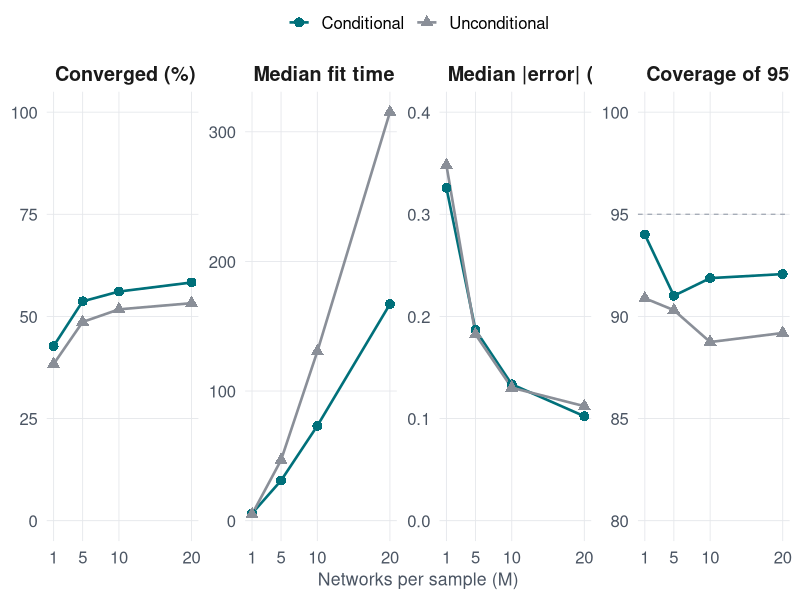
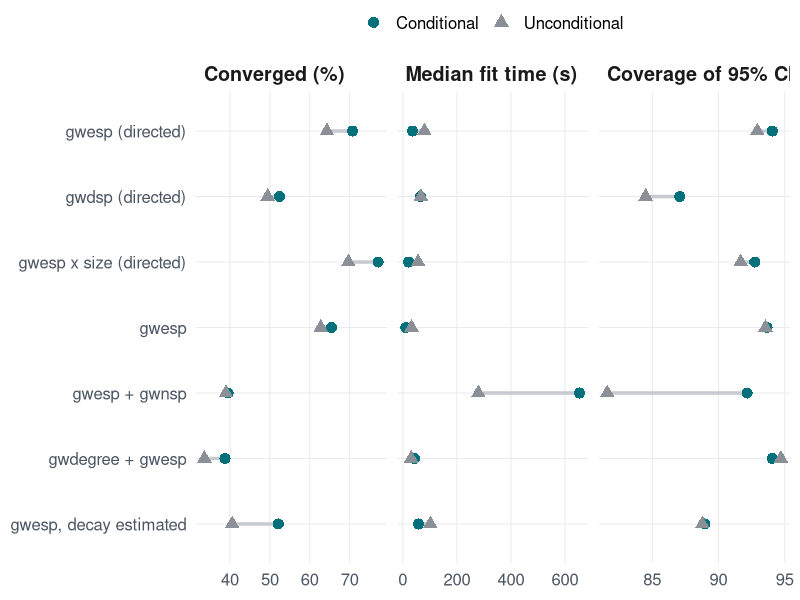
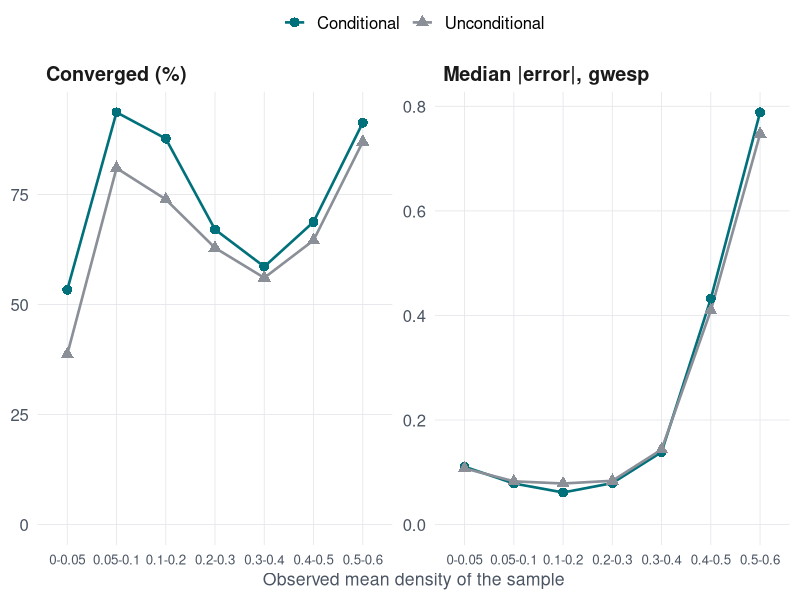
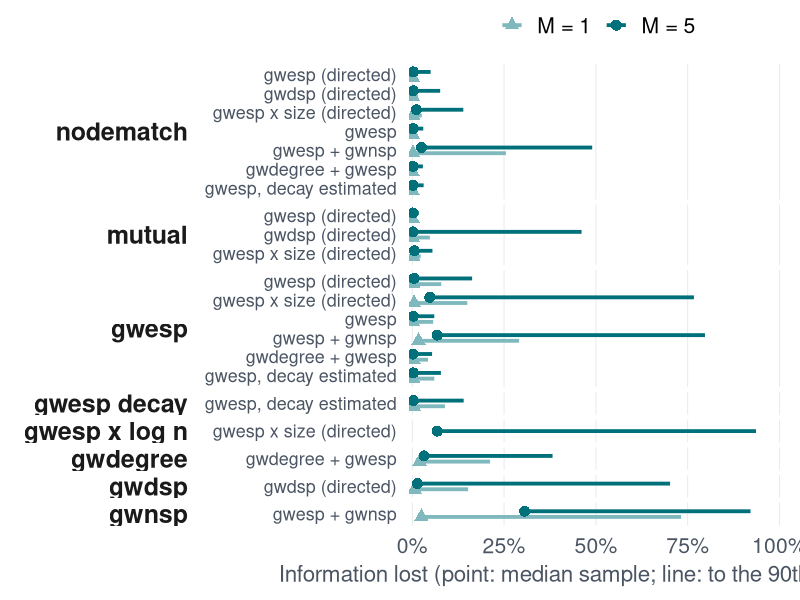
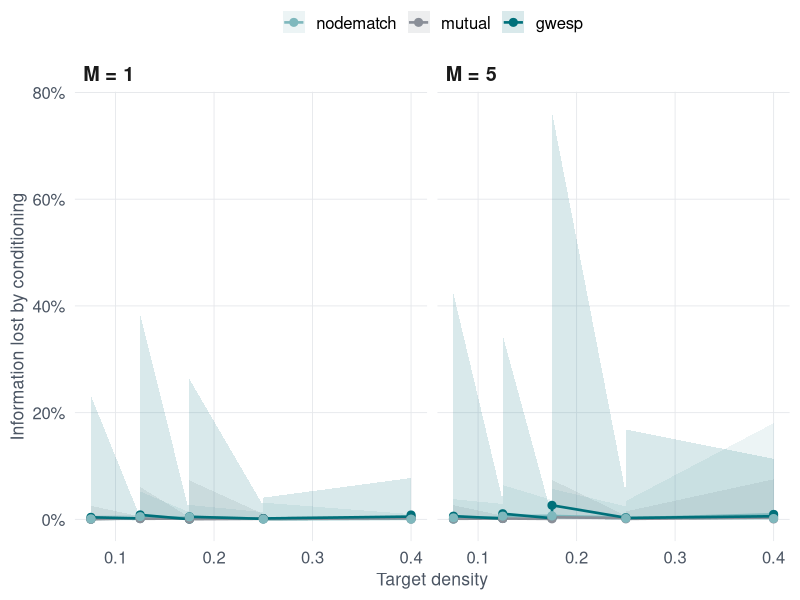

The R source for these figures, in order:
# Figures of the simulation results, drawn from the aggregate tables in
# data/ (built by scripts/tables.R on CHPC, or by
# scripts/tables-from-reports.R from the two reports; see data/README.md).
# No fit or network is read here.
#
#   sim-by-m.png, sim-by-experiment.png   data/sim_compare.csv
#   sim-density.png                       data/sim_by_density.csv
#   info-loss.png                         data/info_loss.csv
#   info-mutual-gwesp.png                 data/info_mutual_gwesp_bins.csv
#                                         (only when tables.R has run)
#
# Run from the deck's root: Rscript scripts/figures.R

library(ggplot2)

accent <- "#00707a"
muted  <- "#8a8f98"
cols   <- c(Conditional = accent, Unconditional = muted)

theme_deck <- function(base_size = 15) {
  theme_minimal(base_size = base_size) +
    theme(
      panel.grid.minor   = element_blank(),
      panel.grid.major   = element_line(colour = "#e5e7eb", linewidth = 0.3),
      strip.text         = element_text(face = "bold", hjust = 0, size = rel(0.95)),
      legend.position    = "top",
      legend.title       = element_blank(),
      legend.margin      = margin(0, 0, 0, 0),
      plot.title.position = "plot",
      axis.title         = element_text(colour = "#4b5563", size = rel(0.85)),
      axis.text          = element_text(colour = "#4b5563")
    )
}

save_fig <- function(p, file, width, height) {
  ggsave(
    file.path("fig", file),
    p,
    width  = width,
    height = height,
    dpi    = 200,
    bg     = "white"
  )
}

# ---------------------------------------------------------------------------
# Conditional vs unconditional (Table 2 of report/report.md)
# ---------------------------------------------------------------------------
tab2 <- read.csv("data/sim_compare.csv")
tab2 <- tab2[tab2$group != "all", ]
# Shares as percentages, as the panel titles say.
for (v in c("conv_cond", "conv_uncond", "cov_cond", "cov_uncond"))
  tab2[[v]] <- 100 * tab2[[v]]

# Long format: one row per (group, measure, model).
measures <- c(
  conv = "Converged (%)",
  time = "Median fit time (s)",
  mae  = "Median |error| (GW terms)",
  cov  = "Coverage of 95% CI (%)"
)

long <- do.call(rbind, lapply(names(measures), function(m) {
  rbind(
    data.frame(
      group   = tab2$group,
      measure = measures[[m]],
      model   = "Conditional",
      value   = tab2[[paste0(m, "_cond")]]
    ),
    data.frame(
      group   = tab2$group,
      measure = measures[[m]],
      model   = "Unconditional",
      value   = tab2[[paste0(m, "_uncond")]]
    )
  )
}))
long$measure <- factor(long$measure, levels = measures)
long$model   <- factor(long$model, levels = names(cols))

# --- By number of networks --------------------------------------------------
by_m   <- long[grepl("^M[0-9]+$", long$group), ]
by_m$M <- as.integer(sub("M", "", by_m$group))

# Reference line for the nominal coverage, and y-ranges that start where the
# comparison is honest (0 for magnitudes).
ref <- data.frame(
  measure = factor(measures[["cov"]], levels = measures),
  y       = 95
)
lims <- data.frame(
  measure = factor(rep(measures, each = 2), levels = measures),
  M       = 1,
  value   = c(0, 100, 0, 250, 0, 0.4, 80, 100)
)

p_m <- ggplot(by_m, aes(M, value, colour = model, shape = model)) +
  geom_blank(data = lims, aes(M, value), inherit.aes = FALSE) +
  geom_hline(
    data      = ref,
    aes(yintercept = y),
    linetype  = "dashed",
    colour    = "#9ca3af",
    linewidth = 0.4
  ) +
  geom_line(linewidth = 0.9) +
  geom_point(size = 3) +
  facet_wrap(~measure, scales = "free_y", nrow = 1) +
  scale_colour_manual(values = cols) +
  scale_shape_manual(values = c(Conditional = 16, Unconditional = 17)) +
  scale_x_continuous(breaks = c(1, 5, 10, 20)) +
  labs(x = "Networks per sample (M)", y = NULL) +
  theme_deck()

save_fig(p_m, "sim-by-m.png", 13, 4.2)

# --- By experiment (dumbbells) ----------------------------------------------
by_e <- long[!grepl("^M[0-9]+$", long$group), ]
labs_e <- c(
  mutual_gwesp              = "gwesp (directed)",
  mutual_gwdsp              = "gwdsp (directed)",
  mutual_gwesp_size         = "gwesp x size (directed)",
  undirected_gwesp          = "gwesp",
  undirected_gwesp_gwnsp    = "gwesp + gwnsp",
  undirected_gwdegree_gwesp = "gwdegree + gwesp",
  undirected_gwesp_curved   = "gwesp, decay estimated"
)
by_e$label <- factor(labs_e[by_e$group], levels = rev(labs_e))
by_e <- by_e[by_e$measure != measures[["mae"]], ]
by_e$measure <- droplevels(by_e$measure)

seg <- reshape(
  by_e[, c("label", "measure", "model", "value")],
  idvar     = c("label", "measure"),
  timevar   = "model",
  direction = "wide"
)

p_e <- ggplot(by_e, aes(value, label)) +
  geom_segment(
    data      = seg,
    aes(
      x    = value.Unconditional,
      xend = value.Conditional,
      y    = label,
      yend = label
    ),
    colour    = "#c7cbd1",
    linewidth = 1.2
  ) +
  geom_point(aes(colour = model, shape = model), size = 3.4) +
  facet_wrap(~measure, scales = "free_x", nrow = 1) +
  scale_colour_manual(values = cols) +
  scale_shape_manual(values = c(Conditional = 16, Unconditional = 17)) +
  labs(x = NULL, y = NULL) +
  theme_deck()

save_fig(p_e, "sim-by-experiment.png", 13, 4.4)

# ---------------------------------------------------------------------------
# mutual_gwesp by observed density (Table 3c of report/report.md), bins with
# at least 40 fits per model.
# ---------------------------------------------------------------------------
dens <- read.csv("data/sim_by_density.csv")
dens <- dens[dens$experiment == "mutual_gwesp", ]
# Bins with at least 40 fits in each model.
keep <- tapply(dens$fits, dens$dband, min) >= 40
dens <- dens[dens$dband %in% names(keep)[keep], ]
dens <- data.frame(
  density     = dens$dband[dens$model == "cond"],
  conv_cond   = 100 * dens$conv[dens$model == "cond"],
  conv_uncond = 100 * dens$conv[dens$model == "uncond"],
  mae_cond    = dens$mae[dens$model == "cond"],
  mae_uncond  = dens$mae[dens$model == "uncond"]
)
dens$density <- gsub("\u2013", "-", dens$density)

dens_long <- rbind(
  data.frame(
    density = dens$density,
    measure = "Converged (%)",
    model   = "Conditional",
    value   = dens$conv_cond
  ),
  data.frame(
    density = dens$density,
    measure = "Converged (%)",
    model   = "Unconditional",
    value   = dens$conv_uncond
  ),
  data.frame(
    density = dens$density,
    measure = "Median |error|, gwesp",
    model   = "Conditional",
    value   = dens$mae_cond
  ),
  data.frame(
    density = dens$density,
    measure = "Median |error|, gwesp",
    model   = "Unconditional",
    value   = dens$mae_uncond
  )
)
dens_long$density <- factor(dens_long$density, levels = dens$density)
dens_long$model   <- factor(dens_long$model, levels = names(cols))

p_d <- ggplot(
  dens_long,
  aes(density, value, colour = model, shape = model, group = model)
) +
  geom_line(linewidth = 0.9) +
  geom_point(size = 3) +
  facet_wrap(~measure, scales = "free_y", nrow = 1) +
  scale_colour_manual(values = cols) +
  scale_shape_manual(values = c(Conditional = 16, Unconditional = 17)) +
  expand_limits(y = 0) +
  labs(x = "Observed mean density of the sample", y = NULL) +
  theme_deck() +
  theme(axis.text.x = element_text(size = rel(0.8)))

save_fig(p_d, "sim-density.png", 10, 4.2)

# ---------------------------------------------------------------------------
# Information lost by conditioning (section 5 of experiment-loglik/report.md),
# median and 90th percentile over the identified samples.
# ---------------------------------------------------------------------------
info <- read.csv("data/info_loss.csv")
relabel <- c(
  nodematch.x = "nodematch",
  gwesp.decay = "gwesp decay",
  gwesp.logn  = "gwesp x log n"
)
hit <- info$param %in% names(relabel)
info$param[hit] <- relabel[info$param[hit]]

info$design <- factor(labs_e[info$design], levels = rev(labs_e))
info$param  <- factor(
  info$param,
  levels = c(
    "nodematch", "mutual", "gwesp", "gwesp decay", "gwesp x log n",
    "gwdegree", "gwdsp", "gwnsp"
  )
)
info$Mlab <- factor(
  paste("M =", info$M),
  levels = c("M = 1", "M = 5")
)
mcols <- c("M = 1" = "#7fb8bd", "M = 5" = accent)
dodge <- position_dodge(width = 0.6)

p_i <- ggplot(info, aes(y = design, colour = Mlab, shape = Mlab)) +
  geom_linerange(
    aes(xmin = loss_median, xmax = loss_p90),
    position  = dodge,
    linewidth = 1.3
  ) +
  geom_point(aes(x = loss_median), position = dodge, size = 3.4) +
  facet_grid(param ~ ., scales = "free_y", space = "free_y", switch = "y") +
  scale_colour_manual(values = mcols) +
  scale_shape_manual(values = c("M = 1" = 17, "M = 5" = 16)) +
  scale_x_continuous(
    labels = function(x) paste0(round(100 * x), "%"),
    limits = c(0, 1),
    expand = expansion(mult = c(0.01, 0.02))
  ) +
  labs(
    x = "Information lost (point: median sample; line: to the 90th percentile)",
    y = NULL
  ) +
  theme_deck(19) +
  theme(
    strip.placement    = "outside",
    strip.text.y.left  = element_text(angle = 0, hjust = 1, face = "bold"),
    panel.spacing.y    = unit(0.25, "lines"),
    panel.grid.major.y = element_blank(),
    axis.text.y        = element_text(size = rel(0.85))
  )

save_fig(p_i, "info-loss.png", 12, 7.6)

# ---------------------------------------------------------------------------
# mutual_gwesp by target density (the info-figure of the loglik report).
# Needs data/info_mutual_gwesp_bins.csv, which only scripts/tables.R writes;
# without it, fig/info-mutual-gwesp.png is the report's own rendering.
# ---------------------------------------------------------------------------
if (file.exists("data/info_mutual_gwesp_bins.csv")) {
  bins <- read.csv("data/info_mutual_gwesp_bins.csv")
  bins$param <- factor(
    ifelse(bins$param == "nodematch.x", "nodematch", bins$param),
    c("nodematch", "mutual", "gwesp")
  )
  bins$Mlab <- paste("M =", bins$M)
  pcols <- c(nodematch = "#7fb8bd", mutual = muted, gwesp = accent)
  p_b <- ggplot(bins, aes(dmid, med, colour = param, fill = param)) +
    geom_ribbon(aes(ymin = lo, ymax = hi), alpha = 0.15, colour = NA) +
    geom_line(linewidth = 0.9) +
    geom_point(size = 2.4) +
    facet_wrap(~Mlab) +
    scale_colour_manual(values = pcols) +
    scale_fill_manual(values = pcols) +
    scale_y_continuous(labels = function(x) paste0(100 * x, "%")) +
    labs(x = "Target density", y = "Information lost by conditioning") +
    theme_deck()
  save_fig(p_b, "info-mutual-gwesp.png", 10, 5.2)
}
